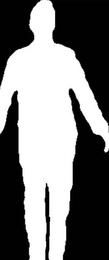
%> input picture 9_Morphological_Image_Processing/skeleton/imagen9.jpg, 109 x 260 px, shrunk from 274 x 656 before the run
$ octave --eval "archivo_skeleton;"   (GNU Octave 9; MATLAB toolbox functions it lacks are replaced by stand-ins)
%> lines starting %> are read from the running program, lines starting %| are printed output that depends on the picture; in (x1, y1, x2, y2) boxes, pixels count from 0 and x2, y2 are one past the last pixel; in counts of white or black regions, pixels touching at a corner belong together; the program's own positions count from 1
%> in archivo_skeleton, A is the input picture: size 260x109 uint8; min 0, max 255, mean 121.6
### 9_Morphological_Image_Processing/skeleton/binaria.m
function Y=binaria(X)
  Y=zeros(size(X));
  ind_blanco=(X>=0.5);
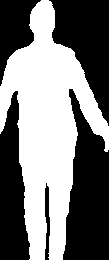
%> ind_blanco: size 260x109 logical; 47.5% white; 1 white region, box (x1, y1, x2, y2) and area: (0, 0, 109, 260) 13453
  ind_negro=(X<0.5);
  Y(ind_blanco)=1;
  Y(ind_negro)=0;
endfunction

### 9_Morphological_Image_Processing/skeleton/skeleton.m
function archivo_skeleton
  clc; clear; close all %limpieza/preparacion inicial
  pkg load image %cargado de biblioteca de lectura

  A=imread('imagen9.jpg'); %lectura de imagen escala a grises

  subplot(1,2,1)
  imshow(A)
  title('Imagen Original')
  A=binaria(im2double(A));

  %Elemento Estructurado
  B=ones(5);

  C=skeleton(A,B,1); %llamado de la funcion de esqueleto

  subplot(1,2,2)
  imshow(C)
  title('Finalizado')
endfunction


function S=skeleton(A,B,gui=0)
%> called with gui = 1
  %Esqueleto de una figura
  %
  %Recibe:
  % - A: una matriz de imagen binaria
  % - B: elemento estructurado
  % - iterMax: numero de iteraciones maximas para el algoritmo del esqueleto**
  % - gui: opcion para realizar el graficado interactivo
  %Retorna:
  % - S: una matriz resultante de imagen binaria con el esqueleto

  k=0; %valor inicial de k
  KB=A; %se iguala como valor inicial de KB
  S=zeros(size(A)); %valor inicial de S como ceros
  A_KB=imerode(A,KB); %valor inicial de erosion
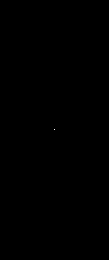
%> A_KB: size 260x109 double; values 0 (black) and 1 (white), 0% white in thin lines or dots, all inside (x1, y1, x2, y2) = (54, 129, 55, 130)

  %Se itera con un do until hasta que el valor de A erosion KB sea vacio
  while(size(find(A_KB),1)>0)
    A_KB=imerode(A,KB); %calculo de (A erosion KB)
    Sk=A_KB&~(imopen(A_KB,B)); %calculo de cada Sk
    S=S|Sk; %se hace la union de los valores en S con el Sk
    %Calculo de KB = ((A erosion B) erosion B ...) k veces
    %Se guarda el valor obtenido anteriormente por eficiencia
    KB=imerode(KB,B);
    k++

    %Para no durar mucho se tiene esta condicion de parada para terminar en
    % en la iteracion 10000
    if(k>50000)
      break;
    endif
  endwhile
endfunction
%> (the run ends here)
